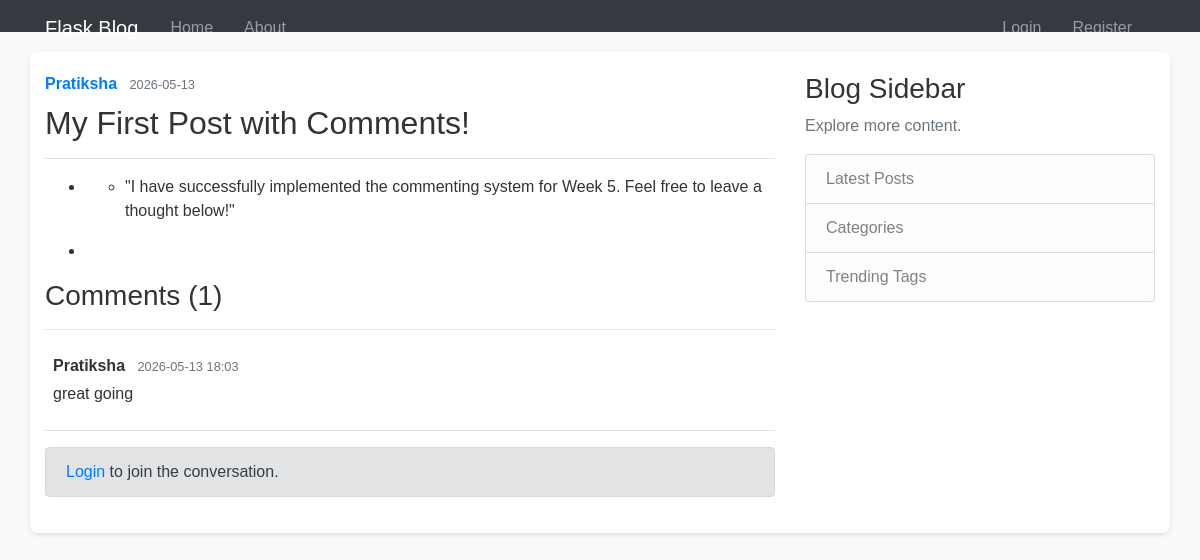
/post/1, run on the app's committed database.
### flaskblog/models.py (models this page shows, shortened)
class User(db.Model, UserMixin):
    id = db.Column(db.Integer, primary_key=True)
    username = db.Column(db.String(20), unique=True, nullable=False)
    email = db.Column(db.String(120), unique=True, nullable=False)
    image_file = db.Column(db.String(20), nullable=False, default='default.jpg')
    password = db.Column(db.String(60), nullable=False)
    posts = db.relationship('Post', backref='author', lazy=True)
    comments = db.relationship('Comment', backref='author', lazy=True)

class Post(db.Model):
    id = db.Column(db.Integer, primary_key=True)
    title = db.Column(db.String(100), nullable=False)
    date_posted = db.Column(db.DateTime, nullable=False, default=datetime.utcnow)
    content = db.Column(db.Text, nullable=False)
    user_id = db.Column(db.Integer, db.ForeignKey('user.id'), nullable=False)
    tags = db.relationship('Tag', secondary=post_tags, backref=db.backref('posts', lazy='dynamic'))
    comments = db.relationship('Comment', backref='post', lazy=True, cascade="all, delete-orphan")

class Comment(db.Model):
    id = db.Column(db.Integer, primary_key=True)
    content = db.Column(db.Text, nullable=False)
    date_posted = db.Column(db.DateTime, nullable=False, default=datetime.utcnow)
    user_id = db.Column(db.Integer, db.ForeignKey('user.id'), nullable=False)
    post_id = db.Column(db.Integer, db.ForeignKey('post.id'), nullable=False)

### flaskblog/routes.py (the view, shortened to what this page needs)
@app.route("/post/<int:post_id>", methods=['GET', 'POST'])
def post(post_id):
    post = Post.query.get_or_404(post_id)
    form = CommentForm() # This defines the 'form' variable for the template
    return render_template('post.html', title=post.title, post=post, form=form)

### flaskblog/templates/post.html (shortened to what this page needs)
{% extends "layout.html" %}
{% block content %}
  <article class="media content-section">
    <div class="media-body">
      <div class="article-metadata">
        <a class="mr-2 font-weight-bold" href="#">{{ post.author.username }}</a>
        <small class="text-muted">{{ post.date_posted.strftime('%Y-%m-%d') }}</small>
      </div>
      <h2 class="article-title mt-2">{{ post.title }}</h2>
      <div class="article-content border-top pt-3">
        {{ post.content | safe }}
      </div>
    </div>
  </article>
  <div class="content-section">
    <h3>Comments ({{ post.comments|length }})</h3>
    <hr>
    {% for comment in post.comments %}
        <div class="media mb-3 p-2 border-bottom">
            <div class="media-body">
                <p class="mb-1">
                    <strong>{{ comment.author.username }}</strong>
                    <small class="text-muted ml-2">{{ comment.date_posted.strftime('%Y-%m-%d %H:%M') }}</small>
                </p>
                <p>{{ comment.content }}</p>
            </div>
        </div>
    {% endfor %}
    {% if current_user.is_authenticated %}
        <form method="POST" action="">
            {{ form.hidden_tag() }}
            <fieldset class="form-group">
                <legend class="border-bottom mb-4">Leave a Comment</legend>
                <div class="form-group">
                    {{ form.content.label(class="form-control-label") }}
                    {% if form.content.errors %}
                        {{ form.content(class="form-control form-control-lg is-invalid") }}
                        <div class="invalid-feedback">
                            {% for error in form.content.errors %}
                                <span>{{ error }}</span>
                            {% endfor %}
                        </div>
                    {% else %}
                        {{ form.content(class="form-control form-control-lg") }}
                    {% endif %}
                </div>
            </fieldset>
            <div class="form-group">
                {{ form.submit(class="btn btn-outline-info") }}
            </div>
        </form>
    {% else %}
        <div class="alert alert-secondary mt-3">
            <a href="{{ url_for('login') }}">Login</a> to join the conversation.
        </div>
    {% endif %}
  </div>
{% endblock content %}

### flaskblog/static/main.css (style rules this page uses)
body { background-color: #f8f9fa; font-family: Arial, sans-serif; color: #333; }

### data on the page
User: author.username "Pratiksha"
Post: date_posted "2026-05-13", title "My First Post with Comments!", content "\"I have successfully implemented the commenting system for Week 5. Feel free to leave a thought below!\""
Comment: author.username "Pratiksha", date_posted "2026-05-13 18:03", content "great going"

### other printed values
{{ post.comments|length }} "1"
